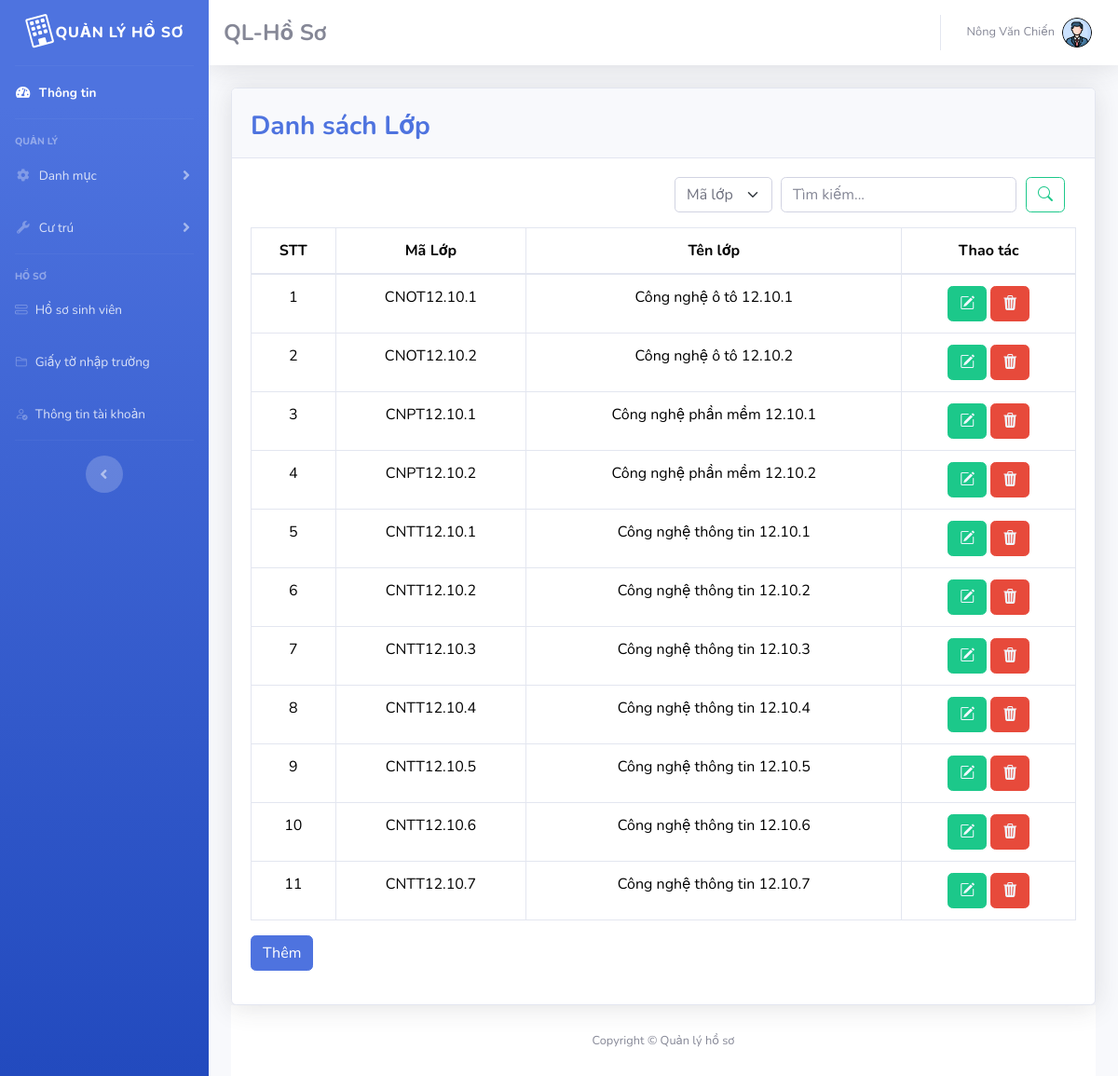
The app's page /Admin/lop.php (signed in) with its own data.
### tables this page shows
CREATE TABLE `hslop` (
  `malop` varchar(255) NOT NULL,
  `tenlop` varchar(255) NOT NULL
);

### Admin/lop.php (the view, shortened to what this page needs)
<?php
include('./includes/header.php');
include('./includes/sidebar.php');
include('./includes/navbar.php');
?>
<div class="container-fluid">
    <div class="card shadow md-4">
        <div class="card-header py-3">
            <h6>
                <h3 class="m-0 font-weight-bold text-primary">Danh sách Lớp</h3>
            </h6>
        </div>
        <div class="card-body">
            <form action="" method="post" class="mb-3">
                <div class="input-group col-md-6 mb-3" style="float: right;">
                    <select name="search_criteria" class="form-control col-md-3 form-select" style="margin-right: 10px; border-radius: 5px;">
                        <option value="malop">Mã lớp</option>
                    </select>
                    <input type="search" name="search" class="form-control rounded" placeholder="Tìm kiếm..." aria-label="Search" aria-describedby="search-addon" />
                    <button type="submit" class="btn btn-outline-success rounded" style="margin-left: 10px;" data-mdb-ripple-init><i class="bi bi-search"></i></button>
                </div>
                <div class="table-responsive">
                    <table class="table table-bordered" width="100%" cellspacing="0" id="dataTable">
                        <thead>
                            <tr class="text-center">
                                <th>STT</th>
                                <th>Mã Lớp</th>
                                <th>Tên lớp</th>
                                <th colspan="2">Thao tác</th>
                            </tr>
                        </thead>
                        <?php
                        include_once "./connect.php";
                        $searchValue = $_POST['search'] ?? '';
                        $searchCriteria = $_POST['search_criteria'] ?? 'malop';
                        $sql = "SELECT * FROM hslop WHERE $searchCriteria LIKE '%$searchValue%'";
                        $result = $conn->query($sql);
                        if ($result->num_rows > 0) {
                            $count = 1;
                            while ($row = $result->fetch_assoc()) {
                        ?>
                                <tr class="text-center">
                                    <td><?= $count ?></td>
                                    <td><?= $row["malop"] ?></td>
                                    <td><?= $row["tenlop"] ?></td>
                                    <td>
                                        <a href="#" class="btn btn-success editDantoc" data-bs-toggle="modal" data-bs-target="#editmodal" data-madt="<?= $row['malop'] ?>"> <i class="bi bi-pencil-square" style="color: aliceblue;"></i></a>
                                        <a href="./controller/deleteDantoc.php?madt=<?= $row['malop'] ?>" class="btn btn-danger" onclick="confirmDelete(event)"> <i class="bi bi-trash3-fill" style="color: aliceblue;"></i></a>
                                    </td>
                                </tr>
                            <?php
                                $count++;
                            }
                        } else {
                            ?>
                            <tr>
                                <td colspan="7" class="text-center">Không có kết quả.</td>
                            </tr>
                        <?php
                        }
                        ?>
                    </table>
                    <button type="button" class="btn btn-primary" data-bs-toggle="modal" data-bs-target="#adminprofile">Thêm</button>
                </div>
            </form>
        </div>
    </div>
    <?php
    include('includes/script.php');
    include('includes/footer.php');
    ?>

### records on screen
hslop: malop "CNOT12.10.1", tenlop "Công nghệ ô tô 12.10.1"
hslop: malop "CNOT12.10.2", tenlop "Công nghệ ô tô 12.10.2"
hslop: malop "CNPT12.10.1", tenlop "Công nghệ phần mềm 12.10.1"
hslop: malop "CNPT12.10.2", tenlop "Công nghệ phần mềm 12.10.2"
hslop: malop "CNTT12.10.1", tenlop "Công nghệ thông tin 12.10.1"
hslop: malop "CNTT12.10.2", tenlop "Công nghệ thông tin 12.10.2"
hslop: malop "CNTT12.10.3", tenlop "Công nghệ thông tin 12.10.3"
hslop: malop "CNTT12.10.4", tenlop "Công nghệ thông tin 12.10.4"
hslop: malop "CNTT12.10.5", tenlop "Công nghệ thông tin 12.10.5"
hslop: malop "CNTT12.10.6", tenlop "Công nghệ thông tin 12.10.6"
hslop: malop "CNTT12.10.7", tenlop "Công nghệ thông tin 12.10.7"

### other values on screen
$name "Nông Văn Chiến"
